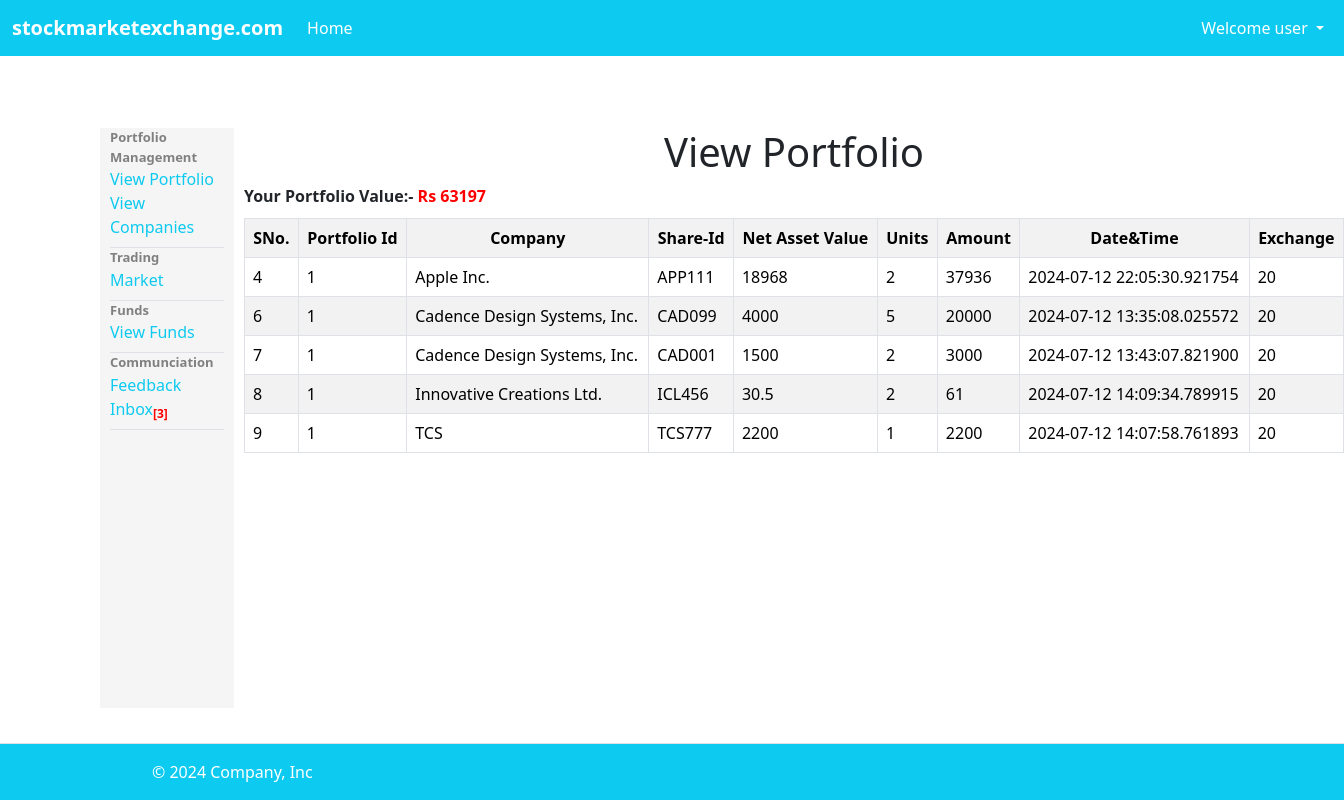
The page /viewportfolio (signed in) on the database its author committed.
### tables this page shows
CREATE TABLE BuyShares (PortfolioId VARCHAR(255),CompanyName VARCHAR(255),SharesId VARCHAR(255),NetAssetValue DECIMAL(12,2),Units INT(10),Amount DECIMAL(12,2),date_buyshare DATETIME,Exchange DECIMAL(12,2) DEFAULT 20,UserId INT(10));

### app.py (the view)
@app.route('/viewportfolio')
def viewportfolio():
    userid = session.get('UserId')
    Username1 = session.get('Username')
    tips = session.get('tips')
    with sqlite3.connect('database.db') as con:
        cur = con.cursor()
        cur.execute('SELECT rowid, PortfolioId , CompanyName , SharesId , NetAssetValue , Units , Amount , date_buyshare , Exchange FROM BuyShares WHERE UserID=?',(userid,))
        rows = cur.fetchall()
        cur.execute('SELECT SUM(Amount) FROM BuyShares WHERE UserID=?',(userid,))
        sum1 = cur.fetchone()
        con.commit()
        return render_template("viewportfolio.html",rows=rows,sum1=sum1,Username1=Username1,tips=tips)

### templates/viewportfolio.html (shortened to what this page needs)
{% extends "userlogin.html" %}
{% block body %}
<h1 style="text-align: center;">View Portfolio</h1>
<font><b>Your Portfolio Value:- <b style="color: red;">Rs {{sum1[0]}}</b></b></font>
<table style="width: 1100px;margin-top: 10px;" class="table table-striped table-bordered">
    <tr style="text-align: center;">
        <th>SNo.</th>
        <th>Portfolio Id</th>
        <th>Company</th>
        <th>Share-Id</th>
        <th>Net Asset Value</th>
        <th>Units</th>
        <th>Amount</th>
        <th>Date&Time</th>
        <th>Exchange</th>
    </tr>
    {% for row in rows %}
    <tr>
        <td>{{ row[0] }}</td>
        <td>{{ row[1] }}</td>
        <td>{{ row[2] }}</td>
        <td>{{ row[3] }}</td>
        <td>{{ row[4] }}</td>
        <td>{{ row[5] }}</td>
        <td>{{ row[6] }}</td>
        <td>{{ row[7] }}</td>
        <td>{{ row[8] }}</td>
    </tr>
    {% endfor %}
</table>
{% endblock %}

### rows shown on the page
BuyShares: rowid "4", PortfolioId "1", CompanyName "Apple Inc.", SharesId "APP111", NetAssetValue "18968", Units "2", Amount "37936", date_buyshare "2024-07-12 22:05:30.921754", Exchange "20"
BuyShares: rowid "6", PortfolioId "1", CompanyName "Cadence Design Systems, Inc.", SharesId "CAD099", NetAssetValue "4000", Units "5", Amount "20000", date_buyshare "2024-07-12 13:35:08.025572", Exchange "20"
BuyShares: rowid "7", PortfolioId "1", CompanyName "Cadence Design Systems, Inc.", SharesId "CAD001", NetAssetValue "1500", Units "2", Amount "3000", date_buyshare "2024-07-12 13:43:07.821900", Exchange "20"
BuyShares: rowid "8", PortfolioId "1", CompanyName "Innovative Creations Ltd.", SharesId "ICL456", NetAssetValue "30.5", Units "2", Amount "61", date_buyshare "2024-07-12 14:09:34.789915", Exchange "20"
BuyShares: rowid "9", PortfolioId "1", CompanyName "TCS", SharesId "TCS777", NetAssetValue "2200", Units "1", Amount "2200", date_buyshare "2024-07-12 14:07:58.761893", Exchange "20"

### other values the page prints
{{ Username1 }} "user"
{{ tips }} "3"
{{ sum1[0] }} "63197"
